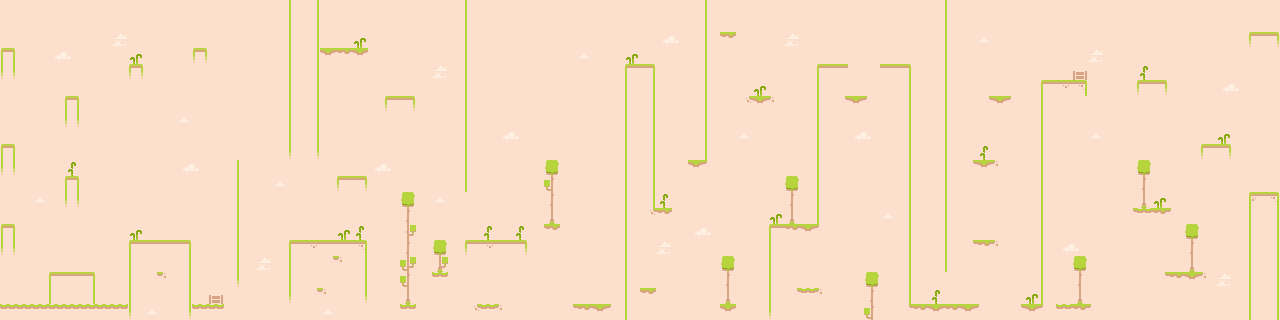

This is a level from a 2D game, rendered from its Tiled map with the project's own tilesets. A one-line summary and the map file follow, with tile-layer data summarised:
An orthogonal 80x20 tile map with 16x16 px tiles, 4 tile layers (Background, Clouds, Ground-n-Platforms, Foreground) and 27 objects (19x flower, 6x zone, endpoint, spawnpoint).

<map version="1.10" tiledversion="1.12.1" orientation="orthogonal" renderorder="right-down" width="80" height="20" tilewidth="16" tileheight="16" infinite="0" nextlayerid="9" nextobjectid="29">
 <editorsettings>
  <export target="main_level.tmj" format="json" />
 </editorsettings>
 <tileset firstgid="1" name="kenny_pixel_tilemap_packed" tilewidth="16" tileheight="16" tilecount="60" columns="10">
  <properties>
   <property name="collides" type="bool" value="false" />
  </properties>
  <image source="kenney_pixel-line-platformer/Tilemap/tilemap_packed.png" width="160" height="96" />
  <tile id="0">
   <properties>
    <property name="collides" type="bool" value="false" />
   </properties>
  </tile>
  <tile id="1">
   <properties>
    <property name="collides" type="bool" value="false" />
   </properties>
  </tile>
  <tile id="2">
   <properties>
    <property name="collides" type="bool" value="false" />
   </properties>
  </tile>
  <tile id="3">
   <properties>
    <property name="collides" type="bool" value="true" />
   </properties>
  </tile>
  <tile id="4">
   <properties>
    <property name="collides" type="bool" value="true" />
   </properties>
  </tile>
  <tile id="5">
   <properties>
    <property name="collides" type="bool" value="true" />
   </properties>
  </tile>
  <tile id="6">
   <properties>
    <property name="collides" type="bool" value="true" />
   </properties>
  </tile>
  <tile id="7">
   <properties>
    <property name="collides" type="bool" value="true" />
   </properties>
  </tile>
  <tile id="8">
   <properties>
    <property name="collides" type="bool" value="true" />
   </properties>
  </tile>
  <tile id="9">
   <properties>
    <property name="collides" type="bool" value="true" />
   </properties>
  </tile>
  <tile id="10">
   <properties>
    <property name="collides" type="bool" value="false" />
   </properties>
  </tile>
  <tile id="11">
   <properties>
    <property name="collides" type="bool" value="false" />
   </properties>
  </tile>
  <tile id="12">
   <properties>
    <property name="collides" type="bool" value="false" />
   </properties>
  </tile>
  <tile id="13">
   <properties>
    <property name="collides" type="bool" value="true" />
   </properties>
  </tile>
  <tile id="14">
   <properties>
    <property name="collides" type="bool" value="false" />
   </properties>
  </tile>
  <tile id="15">
   <properties>
    <property name="collides" type="bool" value="true" />
   </properties>
  </tile>
  <tile id="16">
   <properties>
    <property name="collides" type="bool" value="true" />
   </properties>
  </tile>
  <tile id="17">
   <properties>
    <property name="collides" type="bool" value="false" />
   </properties>
  </tile>
  <tile id="18">
   <properties>
    <property name="collides" type="bool" value="true" />
   </properties>
  </tile>
  <tile id="19">
   <properties>
    <property name="collides" type="bool" value="true" />
   </properties>
  </tile>
  <tile id="20">
   <properties>
    <property name="collides" type="bool" value="true" />
   </properties>
  </tile>
  <tile id="21">
   <properties>
    <property name="collides" type="bool" value="true" />
   </properties>
  </tile>
  <tile id="22">
   <properties>
    <property name="collides" type="bool" value="true" />
   </properties>
  </tile>
  <tile id="23">
   <properties>
    <property name="collides" type="bool" value="true" />
   </properties>
  </tile>
  <tile id="24">
   <properties>
    <property name="collides" type="bool" value="false" />
   </properties>
  </tile>
  <tile id="25">
   <properties>
    <property name="collides" type="bool" value="false" />
   </properties>
  </tile>
  <tile id="26">
   <properties>
    <property name="collides" type="bool" value="false" />
   </properties>
  </tile>
  <tile id="27">
   <properties>
    <property name="collides" type="bool" value="true" />
   </properties>
  </tile>
  <tile id="28">
   <properties>
    <property name="collides" type="bool" value="true" />
   </properties>
  </tile>
  <tile id="29">
   <properties>
    <property name="collides" type="bool" value="true" />
   </properties>
  </tile>
  <tile id="30">
   <properties>
    <property name="collides" type="bool" value="false" />
   </properties>
  </tile>
  <tile id="31">
   <properties>
    <property name="collides" type="bool" value="false" />
   </properties>
  </tile>
  <tile id="32">
   <properties>
    <property name="collides" type="bool" value="false" />
   </properties>
  </tile>
  <tile id="33">
   <properties>
    <property name="collides" type="bool" value="false" />
   </properties>
  </tile>
  <tile id="34">
   <properties>
    <property name="collides" type="bool" value="false" />
   </properties>
  </tile>
  <tile id="35">
   <properties>
    <property name="collides" type="bool" value="false" />
   </properties>
  </tile>
  <tile id="36">
   <properties>
    <property name="collides" type="bool" value="true" />
   </properties>
  </tile>
  <tile id="37">
   <properties>
    <property name="collides" type="bool" value="true" />
   </properties>
  </tile>
  <tile id="38">
   <properties>
    <property name="collides" type="bool" value="true" />
   </properties>
  </tile>
  <tile id="39">
   <properties>
    <property name="collides" type="bool" value="false" />
   </properties>
  </tile>
  <tile id="40">
   <properties>
    <property name="collides" type="bool" value="false" />
   </properties>
  </tile>
  <tile id="41">
   <properties>
    <property name="collides" type="bool" value="false" />
   </properties>
  </tile>
  <tile id="42">
   <properties>
    <property name="collides" type="bool" value="false" />
   </properties>
  </tile>
  <tile id="43">
   <properties>
    <property name="collides" type="bool" value="false" />
   </properties>
  </tile>
  <tile id="44">
   <properties>
    <property name="collides" type="bool" value="false" />
   </properties>
  </tile>
  <tile id="45">
   <properties>
    <property name="collides" type="bool" value="false" />
   </properties>
  </tile>
  <tile id="46">
   <properties>
    <property name="collides" type="bool" value="false" />
   </properties>
  </tile>
  <tile id="47">
   <properties>
    <property name="collides" type="bool" value="false" />
   </properties>
  </tile>
  <tile id="48">
   <properties>
    <property name="collides" type="bool" value="false" />
   </properties>
  </tile>
  <tile id="49">
   <properties>
    <property name="collides" type="bool" value="false" />
   </properties>
  </tile>
  <tile id="50">
   <properties>
    <property name="collides" type="bool" value="false" />
   </properties>
  </tile>
  <tile id="51">
   <properties>
    <property name="collides" type="bool" value="false" />
   </properties>
  </tile>
  <tile id="52">
   <properties>
    <property name="collides" type="bool" value="false" />
   </properties>
  </tile>
  <tile id="53">
   <properties>
    <property name="collides" type="bool" value="false" />
   </properties>
  </tile>
  <tile id="54">
   <properties>
    <property name="collides" type="bool" value="false" />
   </properties>
  </tile>
  <tile id="55">
   <properties>
    <property name="collides" type="bool" value="false" />
   </properties>
  </tile>
  <tile id="56">
   <properties>
    <property name="collides" type="bool" value="false" />
   </properties>
  </tile>
  <tile id="57">
   <properties>
    <property name="collides" type="bool" value="false" />
   </properties>
  </tile>
  <tile id="58">
   <properties>
    <property name="collides" type="bool" value="false" />
   </properties>
  </tile>
  <tile id="59">
   <properties>
    <property name="collides" type="bool" value="false" />
   </properties>
  </tile>
 </tileset>
 <layer id="1" name="Background" width="80" height="20">
  <data>[1600 cells, 1600 non-empty, 2 distinct tile ids]</data>
 </layer>
 <layer id="6" name="Clouds" width="80" height="20">
  <data>[1600 cells, 36 non-empty, 4 distinct tile ids]</data>
 </layer>
 <layer id="2" name="Ground-n-Platforms" width="80" height="20">
  <data>[1600 cells, 321 non-empty, 30 distinct tile ids]</data>
 </layer>
 <objectgroup id="7" name="Objects">
  <object id="1" name="flower" gid="34" x="0" y="48" width="16" height="16" />
  <object id="3" name="flower" gid="34" x="192" y="48" width="16" height="16" />
  <object id="4" name="flower" gid="34" x="160" y="240" width="16" height="16" />
  <object id="5" name="flower" gid="34" x="64" y="272" width="16" height="16" />
  <object id="6" name="flower" gid="34" x="192" y="304" width="16" height="16" />
  <object id="7" name="flower" gid="34" x="304" y="240" width="16" height="16" />
  <object id="8" name="flower" gid="34" x="400" y="192" width="16" height="16" />
  <object id="9" name="flower" gid="34" x="320" y="48" width="16" height="16" />
  <object id="10" name="flower" gid="34" x="384" y="96" width="16" height="16" />
  <object id="11" name="flower" gid="34" x="480" y="304" width="16" height="16" />
  <object id="12" name="flower" gid="34" x="544" y="160" width="16" height="16" />
  <object id="13" name="flower" gid="34" x="592" y="304" width="16" height="16" />
  <object id="14" name="flower" gid="34" x="640" y="288" width="16" height="16" />
  <object id="15" name="flower" gid="34" x="720" y="32" width="16" height="16" />
  <object id="16" name="flower" gid="34" x="800" y="288" width="16" height="16" />
  <object id="17" name="flower" gid="34" x="992" y="96" width="16" height="16" />
  <object id="18" name="flower" gid="34" x="800" y="288" width="16" height="16" />
  <object id="19" name="flower" gid="34" x="1056" y="304" width="16" height="16" />
  <object id="20" name="flower" gid="34" x="1264" y="32" width="16" height="16" />
  <object id="21" name="endpoint" gid="31" x="1264" y="192" width="16" height="16" />
  <object id="22" name="spawnpoint" gid="32" x="16" y="304" width="16" height="16" />
 </objectgroup>
 <layer id="5" name="Foreground" width="80" height="20">
  <data>[1600 cells, 18 non-empty, 2 distinct tile ids]</data>
 </layer>
 <objectgroup id="8" name="CameraZones">
  <object id="23" name="zone" x="320.667" y="160.167" width="34.6667" height="78.3333">
   <properties>
    <property name="cameraX" type="int" value="640" />
    <property name="cameraY" type="int" value="0" />
   </properties>
  </object>
  <object id="24" name="zone" x="288.333" y="161" width="30.3333" height="77.3333">
   <properties>
    <property name="cameraX" type="int" value="0" />
    <property name="cameraY" type="int" value="0" />
   </properties>
  </object>
  <object id="25" name="zone" x="611.25" y="1.25" width="27.75" height="61.25">
   <properties>
    <property name="cameraX" type="int" value="640" />
    <property name="cameraY" type="int" value="0" />
   </properties>
  </object>
  <object id="26" name="zone" x="641.25" y="1" width="31.75" height="61.75">
   <properties>
    <property name="cameraX" type="int" value="1280" />
    <property name="cameraY" type="int" value="0" />
   </properties>
  </object>
  <object id="27" name="zone" x="929.5" y="256.5" width="26.5" height="46.5">
   <properties>
    <property name="cameraX" type="int" value="1280" />
    <property name="cameraY" type="int" value="0" />
   </properties>
  </object>
  <object id="28" name="zone" x="960.5" y="233" width="19.25" height="69.75">
   <properties>
    <property name="cameraX" type="int" value="1920" />
    <property name="cameraY" type="int" value="0" />
   </properties>
  </object>
 </objectgroup>
</map>
